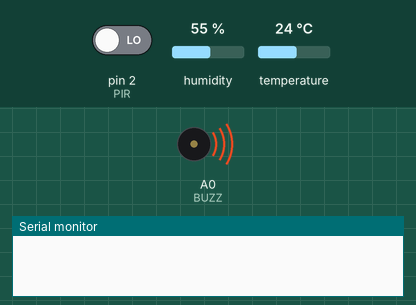
Recording of a sketch running on a simulated Arduino Uno, built with avr-gcc and run on an emulated ATmega328P. Parts: buzzer (waves = sounding, pin HIGH), the last lines printed to the serial monitor. Wiring (inferred from the names in the program): DHT11 sensor: data pin 3. The test bench sets the inputs (shaded band); at power-on: pin 2 (PIR) LOW, humidity 55 %, temperature 24 °C.

Above: at 0.1 s.
At 1.9 s:
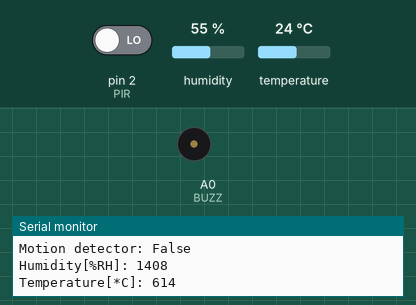
2.0 s: pin 2 (PIR) driven HIGH
Timing chart, 0 to 5.0 s (numbered marks = the images above; inputs shaded):
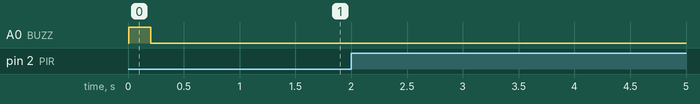

The sketch:

Arduino-module-HSMS.ino
```cpp
#include "DHT.h"
#define DHT11_PIN 3
DHT dht;


#define PIR 2
#define BUZZ A0

void setup() {
 Serial.begin(9600); //Setting speed transmition

  pinMode(PIR,  INPUT); //PIR input
  pinMode( A0, OUTPUT); //PIN A0 output

  dht.setup(DHT11_PIN);

  buzzer(200, 1, 500);
  Serial.println("Arduino Start");
}

void loop() {
  delay(500);
  Serial.println();
   pirDetector();
   dhtDetector();

  delay(1000);
}


void pirDetector(){

  Serial.print("Motion detector: ");

    if (digitalRead(PIR) == HIGH) { //when detector sees movement
    Serial.println("True");
  }

  else {                            //when detector cannot see movement
    Serial.println("False");
  }
}

void dhtDetector(){
  //getHumidity
  int humidity = dht.getHumidity();
  int temperature = dht.getTemperature();

  if (dht.getStatusString() == "OK") {
    //humidity message
    Serial.print("Humidity[%RH]: ");
    Serial.println(humidity);

    //temperature message
    Serial.print("Temperature[*C]: ");
    Serial.print(temperature);
  }
  delay(dht.getMinimumSamplingPeriod());

}

void buzzer(int howLongScream, int howManyTimes, int howLongSilence) // ALARM with settings
{
  for(int i = 1; i <= howManyTimes; i++){
    digitalWrite(BUZZ, HIGH);
    delay(howLongScream);
    digitalWrite(BUZZ, LOW);
    delay(howLongSilence);
  }

}
```
